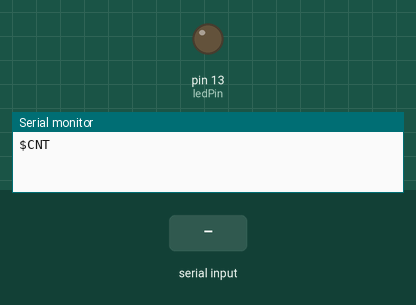
This sketch was run on a simulated Arduino Uno, built with avr-gcc and run on an emulated ATmega328P. On the bench: output pins drawn as LEDs (lit = HIGH), the last lines printed to the serial monitor. Inputs (shaded band) come from the test bench. Random numbers use the default seed unless the sketch sets one.

Above: at 1.2 s.
1.3 s: "$CVW\n" received over Serial
At 2.5 s:
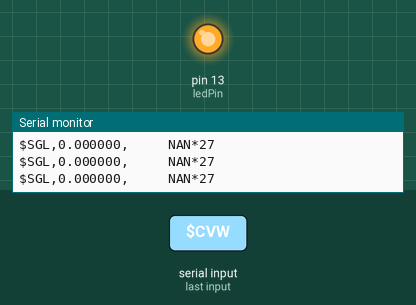
2.8 s: "$BFE\n" received over Serial
At 3.5 s:
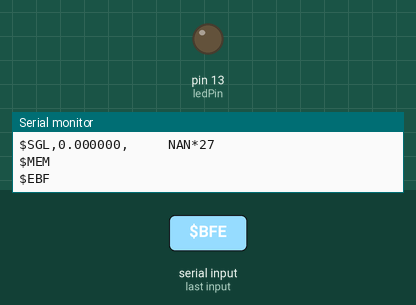
Timing chart, 0 to 5.8 s (numbered marks = the images above; inputs shaded):
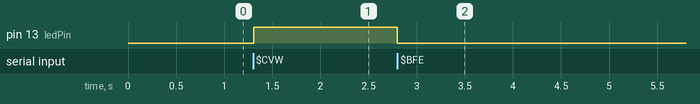

Measured:
- after the input at 1.3 s, pin 13 (ledPin): LOW → HIGH at once
- after the input at 2.8 s, pin 13 (ledPin): HIGH → LOW at once

The sketch:

dummy_arduino.ino
```cpp
// Structure for storing the scan parameters
#include <Arduino.h>
#include <math.h>

// Variables to store the cyclic scan data
float x = 0;  // Initial potential
float y = 0;   // End potential
float kNoise = 15; // Amount of noise

// Structure for storing the scan parameters
struct CVWParams {
  float settlingTime;
  float startPotential;
  float endPotential;
  float step;
  float scanRate;
  float cycles;
};
struct EISParams {
  float settlingTime;
  float startOmega;
  float endOmega;
  float step;
  float scanRate;
};

// Structures for storing functions and points
struct Params {
    Params* prev;
    Params* next;
    float param;
};
struct Coord {
  float x;
  float y;
};
struct Points {
  Points* prev;
  Points* next;
  Coord coord;
};
struct Function {
    Params* params;
    int qParams;
    Function* next;
};
struct Functions {
    Function* functions;
    Points* points;
};

// Global variables
CVWParams cvwParams;
EISParams eisParams;
bool scanBool = false;
int currentCycle = 0;
String commandReceived = "";
const int ledPin = 13; // LED Pin
float directionStep = 1;

// Prototyping of functions
float calculateCurrent(
  Functions functions_dummy,
  float potential,
  float directionStep,
  float startPotential,
  float endPotential
);
String calculateChecksum(String s);
void inputCVW(String str);
void inputEIS(String str);
Functions functionGenerator(float xo, float xf);
void normalizeMatrix(float* mat, int N);
float* gaussElimination(float* mat, int N);
void printFunction(Functions functions);
void addFunction(
  Function** functions,
  float solution[],
  int order
);
float applyNoise(float number);
void freeFunctions(Functions& funcs);

// Setup
void setup() {
  pinMode(ledPin, OUTPUT);
  digitalWrite(ledPin, LOW);
  Serial.begin(115200);
  randomSeed(analogRead(0));
  Serial.println("$CNT"); //Connected
}

// Looping
void loop() {
  if (Serial.available()) {
    commandReceived = Serial.readStringUntil('\n');

    if(commandReceived.startsWith("$RST")) {
      asm volatile ("  jmp 0");
    }

    else if (commandReceived.startsWith("$CVW")) {
      inputCVW(commandReceived);
      scanBool = true;
      directionStep = 1;
      x = cvwParams.startPotential;

      //printFunction(functions_dummy);
      Functions functions_dummy = functionGenerator(
        cvwParams.startPotential,
        cvwParams.endPotential
      );
      //printFunction(functions_dummy);

      Serial.println("$CVS");
      currentCycle = 0;

      // Waiting for stabilization
      //delay(cvwParams.settlingTime);

      while (scanBool) {
        digitalWrite(ledPin, HIGH);
        y = calculateCurrent(
          functions_dummy,
          x,
          directionStep,
          cvwParams.startPotential,
          cvwParams.endPotential
        );

        String message = "$SGL," + String(x, 6) + "," + String(y, 6);
        String checksum = calculateChecksum(message);
        message += "*" + checksum;

        Serial.println(message);

        // Control time (in seconds)
        float readingPeriod = 1000 * (cvwParams.step/cvwParams.scanRate);
        delay(readingPeriod);

        x += cvwParams.step * directionStep;

        if (x >= cvwParams.endPotential){
          x = cvwParams.endPotential;
          directionStep = -1;  // Reverses the direction of the scan
        }
        else if(x <= cvwParams.startPotential && directionStep==-1){
          directionStep = 1;
          currentCycle++;  // Accounts for the cycle
          // Verify that the process has been completed by cycles
          if (currentCycle >= cvwParams.cycles) {
            String message = "$SGL," + String(cvwParams.startPotential, 6) + "," + String(0.000000, 6);
            String checksum = calculateChecksum(message);
            message += "*" + checksum;
            Serial.println(message);

            freeFunctions(functions_dummy);
            Serial.println("$MEM");
            Serial.println("$END");
            currentCycle =  0;
            digitalWrite(ledPin, LOW);
            scanBool = false;
          }
          else{
            freeFunctions(functions_dummy);
            functions_dummy = functionGenerator(
              cvwParams.startPotential,
              cvwParams.endPotential
            );
            Serial.println("$CYC");
            printFunction(functions_dummy);
          }
        }

        // Checks if a stop command has been received
        if (Serial.available()) {
          String comando = Serial.readStringUntil('\n');
          if (comando == "$BFE") {
            freeFunctions(functions_dummy);
            Serial.println("$MEM");
            Serial.println("$EBF");
            digitalWrite(ledPin, LOW);
            scanBool = false;
          }
        }
      }
    }

    else if (commandReceived.startsWith("$EIS")) {
      inputEIS(commandReceived);
      scanBool = true;

      float startOmega = eisParams.startOmega;
      if (startOmega <= 0.0) {
        startOmega = pow(10.0, -1) / float(eisParams.step);
      }
      float endOmega = eisParams.endOmega;
      int stepsPerDecade = eisParams.step;
      float scanRate = eisParams.scanRate;

      float R = 1000.0; // 1k Ohm
      float C = 1e-3;   // 1mF

      float decades = log10(endOmega / startOmega);
      int totalSteps = ceil(decades * stepsPerDecade) + 1;

      Serial.println("$ESS");

      // Aguarda tempo de estabilização, se necessário
      // delay(eisParams.settlingTime);

      for (int k = 0; k < totalSteps && scanBool; k++) {
        float omega = startOmega * pow(10.0, float(k) / stepsPerDecade);

        if (omega > endOmega) omega = endOmega;

        float realZ = R / (1 + pow(omega * C * R, 2));
        float imagZ = -realZ * (omega * C * R);

        String outputMessage = "$EOT,";
        outputMessage += String(omega, 6) + ",";
        outputMessage += String(realZ, 6) + ",";
        outputMessage += String(imagZ, 6);

        Serial.println(outputMessage);

        unsigned long readingPeriod = 1000UL * totalSteps / scanRate;
        delay(readingPeriod);

        if (k == totalSteps - 1) {
          Serial.println("$END");
          digitalWrite(ledPin, LOW);
          scanBool = false;
        }
        if(Serial.available()){
          String comando = Serial.readStringUntil('\n');
          if (comando == "$BFE") {
            Serial.println("$EBF");
            digitalWrite(ledPin, LOW);
            scanBool = false;
          }
        }

      }
    }
  }
}

// Function to process the $CVW command and extract the parameters
// example: $CVW,1000,-800,0,100,2,1*54
void inputCVW(String str) {

  int index = 0;
  String elementos[7];
  int startIndex = 0;
  int endIndex = str.indexOf(',');

  // Splits the string into parts using comma as a delimiter
  while (endIndex >= 0) {
    elementos[index++] = str.substring(startIndex, endIndex);
    startIndex = endIndex + 1;
    endIndex = str.indexOf(',', startIndex);
  }
  elementos[index] = str.substring(startIndex);

  // Converts the elements to float and assigns them to the parameters
  cvwParams.settlingTime = elementos[1].toFloat();
  cvwParams.startPotential = elementos[2].toFloat();
  cvwParams.endPotential = elementos[3].toFloat();
  cvwParams.step = elementos[4].toFloat();
  cvwParams.scanRate = elementos[5].toFloat();

  cvwParams.cycles = elementos[6].substring(0, elementos[6].indexOf('*')).toFloat();
}

// Function to process the $EIS command and extract the parameters
// example: $EIS,1000,0,60,1,60
void inputEIS(String str){

  int index = 0;
  String elementos[6];
  int startIndex = 0;
  int endIndex = str.indexOf(',');

  // Splits the string into parts using comma as a delimiter
  while (endIndex >= 0) {
    elementos[index++] = str.substring(startIndex, endIndex);
    startIndex = endIndex + 1;
    endIndex = str.indexOf(',', startIndex);
  }
  elementos[index] = str.substring(startIndex);

  // Converts the elements to float and assigns them to the parameters
  eisParams.settlingTime = elementos[1].toFloat();
  eisParams.startOmega = elementos[2].toFloat();
  eisParams.endOmega = elementos[3].toFloat();
  eisParams.step = elementos[4].toFloat();
  eisParams.scanRate = elementos[5].toFloat();
}

// Function to calculate the checksum of a string
String calculateChecksum(String s) {
  char checksum = 0;
  for (int i = 0; i < s.length(); i++) {
    if (s[i] != '$') {
      checksum ^= s[i];
    }
  }

  // Converts XOR result to hexadecimal format
  char checksumHex[3];
  sprintf(checksumHex, "%02X", checksum);

  return String(checksumHex);
}

// Function to calculate current based on potential (simulation)
float calculateCurrent(
  Functions functions_dummy,
  float potential,
  float directionStep,
  float startPotential,
  float endPotential
) {
  float retorno = 0.0;

  // Points A, B, C, and D are in the first row of funcao_dummy
  Points* p = functions_dummy.points;
  // Jump auxiliary points
  for(int i=0;i<6;i++)
    p = p->next;
  float xd = p->coord.x;
  p = p->next;
  float xc = p->coord.x;
  p = p->next;
  float xb = p->coord.x;
  p = p->next;
  float xa = p->coord.x;

  Function* f = functions_dummy.functions;
  // Going
  if (directionStep == 1) {
    // First one-way function, polynomial of order 3
    if (potential > xa && potential < xc) {
      for(int i=0; i<3; i++) f = f->next;
      Params* param = f->params;
      int expoente = f->qParams - 1;
      while (param) {
          retorno += param->param * pow(potential, expoente);
          expoente--;
          param = param->next;
      }
    }
    // Second one-way function, polynomial of order 2
    else if (potential >= xc) {
      for(int i=0; i<2; i++) f = f->next;
      Params* param = f->params;
      int expoente = f->qParams - 1;
      while (param) {
          retorno += param->param * pow(potential, expoente);
          expoente--;
          param = param->next;
      }
    }
  }
  // Return
  else {
    // First back function, polynomial of order 2
    if (potential > xa && potential < xd) {
      for(int i=0; i<1; i++) f = f->next;
      Params* param = f->params;
      int expoente = f->qParams - 1;
      while (param) {
          retorno += param->param * pow(potential, expoente);
          expoente--;
          param = param->next;
      }
    }
    // Second back function, order 3 polynomial
    else if (potential >= xd) {
      Params* param = f->params;
      int expoente = f->qParams - 1;
      while (param) {
          retorno += param->param * pow(potential, expoente);
          expoente--;
          param = param->next;
      }
    }
  }

  // Noise calculation
  retorno = applyNoise(retorno);

  return retorno;

}

//
Functions functionGenerator(float xo, float xf) {
  Points* points = nullptr;
  Function* functions = nullptr;

  float b_ab = (xf - xo);
  float h_ab = b_ab / (3.0 + 2*currentCycle);
  float b_ac = b_ab * (2.0 / 3.0);
  float h_ac = 2.0 * ( h_ab );
  float b_cb = b_ab / 3.0;
  float h_cb = h_ab;
  float b_ad = b_cb;
  float h_ad = 5.0 * h_ac / ( 5.0 + currentCycle) ;
  float b_db = b_ac;
  float h_db = 2.0 * h_ab;

  Coord A = { xo , 0 };
  Coord B = { xo+b_ab , (b_ab/5.0) };
  Coord C = { xo+b_ac , h_ac };
  Coord D = { xo+b_ad , -h_ad };

  Coord pointsArray[4] = {A, B, C, D};
  for (int i = 0; i < 4; i++) {
      Points* novo = new Points{nullptr, points, pointsArray[i]};
      if (points) points->prev = novo;
      points = novo;
  }

  // First Function
  Coord AB1 = { 0 , 0 };
  Coord AB2 = { 0 , 0 };
  AB1.x = A.x + b_ac / 4.0;
  AB1.y = A.y + (h_ac / (4.0 + currentCycle));
  AB2.x = A.x + 3.0 * (b_ac / 4.0);
  AB2.y = A.y + 2.0 * (h_ac / 2.0);

  Coord extraPoints1[2] = {AB1, AB2};
  for (int i = 0; i < 2; i++) {
      Points* novo = new Points{nullptr, points, extraPoints1[i]};
      if (points) points->prev = novo;
      points = novo;
  }

  float mat0[4][5]={
    {pow(A.x, 3), pow(A.x, 2), A.x, 1.0, A.y},
    {pow(C.x, 3), pow(C.x, 2), C.x, 1.0, C.y},
    {pow(AB1.x, 3),pow(AB1.x, 2), AB1.x, 1.0, AB1.y},
    {pow(AB2.x, 3), pow(AB2.x, 2), AB2.x, 1.0, AB2.y}
  };
  float* ptrMat0 = &mat0[0][0];
  normalizeMatrix(ptrMat0, 4);
  float* solution0 = gaussElimination(ptrMat0, 4);
  addFunction(&functions, solution0, 4);

  // Second Function
  Coord CB = { 0 , 0 };
  CB.x = C.x + b_cb / 3.0;
  CB.y = C.y - 2.0 * (h_cb / 3.0);

  Points* novo = new Points{nullptr, points, CB};
  if (points) points->prev = novo;
  points = novo;

  float mat1[3][4] = {
      {pow(C.x, 2), C.x, 1.0, C.y},
      {pow(B.x, 2), B.x, 1.0, B.y},
      {pow(CB.x, 2), CB.x, 1.0, CB.y}
  };
  float* ptrMat1 = &mat1[0][0];
  normalizeMatrix(ptrMat1, 3);
  float* solution1 = gaussElimination(ptrMat1, 3);
  addFunction(&functions, solution1, 3);

  // Third Function
  Coord DA = { 0 , 0 };
  DA.x = A.x + (b_ad / 3.0);
  DA.y = A.y - (h_ad / (5.0));

  novo = new Points{nullptr, points, DA};
  if (points) points->prev = novo;
  points = novo;

  float mat2[3][4] = {
      {pow(A.x, 2), A.x, 1.0, A.y},
      {pow(D.x, 2), D.x, 1.0, D.y},
      {pow(DA.x, 2), DA.x, 1.0, DA.y}
  };
  float* ptrMat2 = &mat2[0][0];
  normalizeMatrix(ptrMat2, 3);
  float* solution2 = gaussElimination(ptrMat2, 3);
  addFunction(&functions, solution2, 3);

  // Fourth Function
  Coord BD1 = { 0 , 0 };
  Coord BD2 = { 0 , 0 };
  BD1.x = D.x + b_db / 5.0;
  BD1.y = D.y + 4.0 * (h_db / 11.0);
  BD2.x = D.x + 2.0 * (b_db / 3.0);
  BD2.y = D.y + 8.0 * (h_db / 10.0);

  Coord extraPoints2[2] = {BD1, BD2};
  for (int i = 0; i < 2; i++) {
      Points* novo = new Points{nullptr, points, extraPoints2[i]};
      if (points) points->prev = novo;
      points = novo;
  }

  float mat3[4][5] = {
      {pow(D.x, 3), pow(D.x, 2), D.x, 1.0, D.y},
      {pow(B.x, 3), pow(B.x, 2), B.x, 1.0, B.y},
      {pow(BD1.x, 3),pow(BD1.x, 2), BD1.x, 1.0, BD1.y},
      {pow(BD2.x, 3), pow(BD2.x, 2), BD2.x, 1.0, BD2.y}
  };
  float* ptrMat3 = &mat3[0][0];
  normalizeMatrix(ptrMat3, 4);
  float* solution3 = gaussElimination(ptrMat3, 4);
  addFunction(&functions, solution3, 4);

  return {functions, points};
}

//
void normalizeMatrix(float* mat, int N) {
    for (int i = 0; i < N; i++) {
        float maxVal = fabs(mat[i * (N + 1)]);
        for (int j = 1; j < N; j++) {
            maxVal = fmax(maxVal, fabs(mat[i * (N + 1) + j]));
        }

        for (int j = 0; j <= N; j++) {
            mat[i * (N + 1) + j] /= maxVal;
        }
    }
}

//
float* gaussElimination(float* mat, int N) {
    static float solution[10];

    for (int i = 0; i < N; i++) {
        int maxRow = i;
        for (int k = i + 1; k < N; k++) {
            if (fabs(mat[k * (N + 1) + i]) > fabs(mat[maxRow * (N + 1) + i])) {
                maxRow = k;
            }
        }

        if (maxRow != i) {
            for (int j = 0; j <= N; j++) {
                float temp = mat[i * (N + 1) + j];
                mat[i * (N + 1) + j] = mat[maxRow * (N + 1) + j];
                mat[maxRow * (N + 1) + j] = temp;
            }
        }

        for (int k = i + 1; k < N; k++) {
            float factor = mat[k * (N + 1) + i] / mat[i * (N + 1) + i];
            for (int j = i; j <= N; j++) {
                mat[k * (N + 1) + j] -= factor * mat[i * (N + 1) + j];
            }
        }
    }

    for (int i = N - 1; i >= 0; i--) {
        solution[i] = mat[i * (N + 1) + N];
        for (int j = i + 1; j < N; j++) {
            solution[i] -= mat[i * (N + 1) + j] * solution[j];
        }
        solution[i] /= mat[i * (N + 1) + i];
    }

    return solution;
}

// for 4x4, N=4
void printFunction(Functions functions) {

  Serial.println("Estrutura gerada:");
  Points* p = functions.points;
  while (p) {
      Serial.print("(");
      Serial.print(p->coord.x,4);
      Serial.print(", ");
      Serial.print(p->coord.y,4);
      Serial.print(") ");
      Serial.println();
      p = p->next;
  }
  Serial.println();
  Function* f = functions.functions;
  while (f) {
      Params* param = f->params;
      int expoente = f->qParams - 1;
      Serial.print("Funcao: ");
      while (param) {
          Serial.print(param->param,10);
          Serial.print("x^");
          Serial.print(expoente);
          if(expoente > 0)
            Serial.print(" + ");
          else
            Serial.print(" ");
          expoente--;
          param = param->next;
      }
      Serial.println();
      f = f->next;
  }
  Serial.println();
}

//
void addFunction(Function** functions, float solution[], int order) {

  Function* novaFuncao = new Function{nullptr, order, *functions};
  Params* paramHead = nullptr;

  for (int j = order-1; j >= 0; j--) {
    Params* novoParam = new Params{nullptr, paramHead, solution[j]};
    if (paramHead) paramHead->prev = novoParam;
    paramHead = novoParam;
  }
  novaFuncao->params = paramHead;
  *functions = novaFuncao;
}

// Function that applies noise to the number n
float applyNoise(float number) {
  // Generates a random number between -kNoise * n and +kNoise * n
  //float ruido = ((float)rand() / RAND_MAX) * (2 * kNoise * number) - (kNoise * number);
  float ruido = ((float)rand() / RAND_MAX) * 2 * kNoise - kNoise;
  // Add the noise to the number n and return the result
  return number + ruido;
}

void freeFunctions(Functions& funcs) {
    Points* currentPoint = funcs.points;
    while (currentPoint) {
        Points* temp = currentPoint;
        currentPoint = currentPoint->next;
        delete temp;
    }

    Function* currentFunction = funcs.functions;
    while (currentFunction) {

        Params* currentParam = currentFunction->params;
        while (currentParam) {
            Params* temp = currentParam;
            currentParam = currentParam->next;
            delete temp;
        }

        Function* temp = currentFunction;
        currentFunction = currentFunction->next;
        delete temp;
    }

    funcs.points = nullptr;
    funcs.functions = nullptr;
}
```
